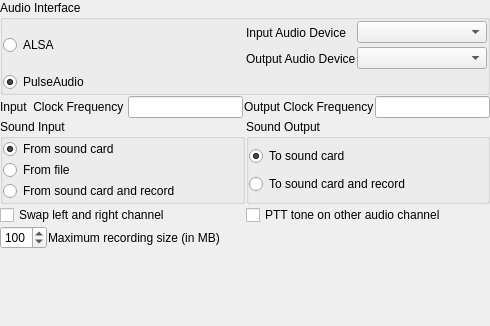
<?xml version="1.0" encoding="UTF-8"?>
<ui version="4.0">
 <class>soundConfig</class>
 <widget class="QWidget" name="soundConfig">
  <property name="geometry">
   <rect>
    <x>0</x>
    <y>0</y>
    <width>490</width>
    <height>326</height>
   </rect>
  </property>
  <property name="windowTitle">
   <string>Form</string>
  </property>
  <layout class="QVBoxLayout" name="verticalLayout_4">
   <property name="spacing">
    <number>1</number>
   </property>
   <property name="leftMargin">
    <number>0</number>
   </property>
   <property name="topMargin">
    <number>0</number>
   </property>
   <property name="rightMargin">
    <number>0</number>
   </property>
   <property name="bottomMargin">
    <number>0</number>
   </property>
   <item>
    <widget class="QGroupBox" name="groupBox_3">
     <property name="title">
      <string>Audio Interface</string>
     </property>
     <layout class="QVBoxLayout" name="verticalLayout_3">
      <property name="spacing">
       <number>1</number>
      </property>
      <property name="leftMargin">
       <number>0</number>
      </property>
      <property name="topMargin">
       <number>0</number>
      </property>
      <property name="rightMargin">
       <number>0</number>
      </property>
      <property name="bottomMargin">
       <number>0</number>
      </property>
      <item>
       <layout class="QHBoxLayout" name="horizontalLayout_4">
        <item>
         <widget class="QRadioButton" name="alsaRadioButton">
          <property name="text">
           <string>ALSA</string>
          </property>
         </widget>
        </item>
        <item>
         <layout class="QGridLayout" name="gridLayout_2">
          <property name="verticalSpacing">
           <number>1</number>
          </property>
          <item row="0" column="0">
           <widget class="QLabel" name="inputAudioDeviceLabel">
            <property name="sizePolicy">
             <sizepolicy hsizetype="Fixed" vsizetype="Fixed">
              <horstretch>0</horstretch>
              <verstretch>0</verstretch>
             </sizepolicy>
            </property>
            <property name="minimumSize">
             <size>
              <width>0</width>
              <height>25</height>
             </size>
            </property>
            <property name="text">
             <string>Input Audio Device</string>
            </property>
            <property name="wordWrap">
             <bool>false</bool>
            </property>
           </widget>
          </item>
          <item row="0" column="1">
           <widget class="QComboBox" name="inputPCMNameComboBox"/>
          </item>
          <item row="1" column="0">
           <widget class="QLabel" name="outputAudioDeviceLabel">
            <property name="sizePolicy">
             <sizepolicy hsizetype="Fixed" vsizetype="Fixed">
              <horstretch>0</horstretch>
              <verstretch>0</verstretch>
             </sizepolicy>
            </property>
            <property name="minimumSize">
             <size>
              <width>0</width>
              <height>25</height>
             </size>
            </property>
            <property name="text">
             <string>Output Audio Device</string>
            </property>
            <property name="wordWrap">
             <bool>false</bool>
            </property>
           </widget>
          </item>
          <item row="1" column="1">
           <widget class="QComboBox" name="outputPCMNameComboBox"/>
          </item>
         </layout>
        </item>
       </layout>
      </item>
      <item>
       <widget class="QRadioButton" name="pulseRadioButton">
        <property name="text">
         <string>PulseAudio</string>
        </property>
        <property name="checked">
         <bool>true</bool>
        </property>
       </widget>
      </item>
     </layout>
    </widget>
   </item>
   <item>
    <layout class="QHBoxLayout" name="horizontalLayout_2">
     <item>
      <widget class="QLabel" name="inputClockLabel">
       <property name="sizePolicy">
        <sizepolicy hsizetype="Preferred" vsizetype="Preferred">
         <horstretch>0</horstretch>
         <verstretch>0</verstretch>
        </sizepolicy>
       </property>
       <property name="minimumSize">
        <size>
         <width>0</width>
         <height>0</height>
        </size>
       </property>
       <property name="text">
        <string>Input  Clock Frequency </string>
       </property>
       <property name="wordWrap">
        <bool>false</bool>
       </property>
      </widget>
     </item>
     <item>
      <widget class="QLineEdit" name="inputClockLineEdit"/>
     </item>
     <item>
      <widget class="QLabel" name="outputClockLabel">
       <property name="sizePolicy">
        <sizepolicy hsizetype="Preferred" vsizetype="Preferred">
         <horstretch>0</horstretch>
         <verstretch>0</verstretch>
        </sizepolicy>
       </property>
       <property name="minimumSize">
        <size>
         <width>0</width>
         <height>0</height>
        </size>
       </property>
       <property name="text">
        <string>Output Clock Frequency</string>
       </property>
       <property name="wordWrap">
        <bool>false</bool>
       </property>
      </widget>
     </item>
     <item>
      <widget class="QLineEdit" name="outputClockLineEdit"/>
     </item>
    </layout>
   </item>
   <item>
    <layout class="QHBoxLayout" name="horizontalLayout">
     <item>
      <widget class="QGroupBox" name="groupBox">
       <property name="title">
        <string>Sound Input</string>
       </property>
       <layout class="QVBoxLayout" name="verticalLayout">
        <property name="spacing">
         <number>1</number>
        </property>
        <property name="leftMargin">
         <number>0</number>
        </property>
        <property name="topMargin">
         <number>0</number>
        </property>
        <property name="rightMargin">
         <number>0</number>
        </property>
        <property name="bottomMargin">
         <number>0</number>
        </property>
        <item>
         <widget class="QRadioButton" name="inFromCard">
          <property name="text">
           <string>From sound card</string>
          </property>
          <property name="checked">
           <bool>true</bool>
          </property>
         </widget>
        </item>
        <item>
         <widget class="QRadioButton" name="inFromFile">
          <property name="text">
           <string>From file</string>
          </property>
         </widget>
        </item>
        <item>
         <widget class="QRadioButton" name="inRecordFromCard">
          <property name="text">
           <string>From sound card and record</string>
          </property>
         </widget>
        </item>
       </layout>
      </widget>
     </item>
     <item>
      <widget class="QGroupBox" name="groupBox_2">
       <property name="title">
        <string>Sound Output</string>
       </property>
       <layout class="QVBoxLayout" name="verticalLayout_2">
        <property name="spacing">
         <number>1</number>
        </property>
        <property name="leftMargin">
         <number>0</number>
        </property>
        <property name="topMargin">
         <number>0</number>
        </property>
        <property name="rightMargin">
         <number>0</number>
        </property>
        <property name="bottomMargin">
         <number>0</number>
        </property>
        <item>
         <widget class="QRadioButton" name="outToCard">
          <property name="text">
           <string>To sound card</string>
          </property>
          <property name="checked">
           <bool>true</bool>
          </property>
         </widget>
        </item>
        <item>
         <widget class="QRadioButton" name="outRecord">
          <property name="text">
           <string>To sound card and record</string>
          </property>
         </widget>
        </item>
       </layout>
      </widget>
     </item>
    </layout>
   </item>
   <item>
    <layout class="QHBoxLayout" name="horizontalLayout_5">
     <item>
      <widget class="QCheckBox" name="swapChannelCheckBox">
       <property name="text">
        <string>Swap left and right channel</string>
       </property>
      </widget>
     </item>
     <item>
      <widget class="QCheckBox" name="pttToneCheckBox">
       <property name="text">
        <string>PTT tone on other audio channel</string>
       </property>
      </widget>
     </item>
    </layout>
   </item>
   <item>
    <layout class="QHBoxLayout" name="_5">
     <item>
      <widget class="QSpinBox" name="mbSpinBox">
       <property name="minimum">
        <number>1</number>
       </property>
       <property name="maximum">
        <number>999</number>
       </property>
       <property name="singleStep">
        <number>5</number>
       </property>
       <property name="value">
        <number>100</number>
       </property>
      </widget>
     </item>
     <item>
      <widget class="QLabel" name="textLabel1">
       <property name="text">
        <string>Maximum recording size (in MB)</string>
       </property>
       <property name="wordWrap">
        <bool>false</bool>
       </property>
      </widget>
     </item>
     <item>
      <spacer name="hspacer">
       <property name="orientation">
        <enum>Qt::Horizontal</enum>
       </property>
       <property name="sizeType">
        <enum>QSizePolicy::Expanding</enum>
       </property>
       <property name="sizeHint" stdset="0">
        <size>
         <width>51</width>
         <height>20</height>
        </size>
       </property>
      </spacer>
     </item>
    </layout>
   </item>
   <item>
    <spacer name="verticalSpacer">
     <property name="orientation">
      <enum>Qt::Vertical</enum>
     </property>
     <property name="sizeHint" stdset="0">
      <size>
       <width>20</width>
       <height>25</height>
      </size>
     </property>
    </spacer>
   </item>
  </layout>
 </widget>
 <resources/>
 <connections/>
</ui>
